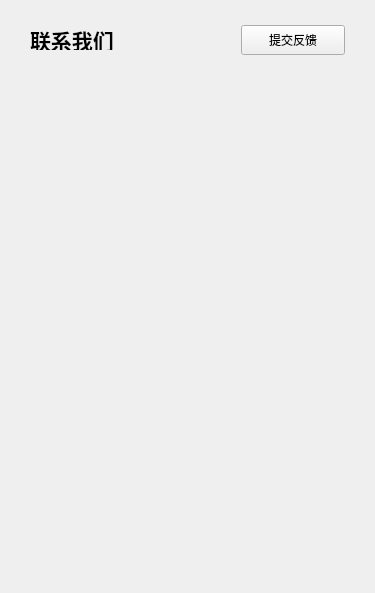
<?xml version="1.0" encoding="UTF-8"?>
<ui version="4.0">
 <class>FeedbackMainPage</class>
 <widget class="QWidget" name="FeedbackMainPage">
  <property name="geometry">
   <rect>
    <x>0</x>
    <y>0</y>
    <width>375</width>
    <height>593</height>
   </rect>
  </property>
  <property name="minimumSize">
   <size>
    <width>375</width>
    <height>536</height>
   </size>
  </property>
  <property name="windowTitle">
   <string>Form</string>
  </property>
  <property name="styleSheet">
   <string notr="true"/>
  </property>
  <layout class="QGridLayout" name="gridLayout">
   <property name="leftMargin">
    <number>0</number>
   </property>
   <property name="topMargin">
    <number>25</number>
   </property>
   <property name="rightMargin">
    <number>0</number>
   </property>
   <property name="bottomMargin">
    <number>12</number>
   </property>
   <property name="spacing">
    <number>0</number>
   </property>
   <item row="0" column="0">
    <widget class="QWidget" name="widget" native="true">
     <property name="sizePolicy">
      <sizepolicy hsizetype="Preferred" vsizetype="Expanding">
       <horstretch>0</horstretch>
       <verstretch>0</verstretch>
      </sizepolicy>
     </property>
     <property name="minimumSize">
      <size>
       <width>375</width>
       <height>499</height>
      </size>
     </property>
     <property name="styleSheet">
      <string notr="true"/>
     </property>
     <layout class="QVBoxLayout" name="verticalLayout_3">
      <property name="spacing">
       <number>10</number>
      </property>
      <property name="leftMargin">
       <number>0</number>
      </property>
      <property name="topMargin">
       <number>0</number>
      </property>
      <property name="rightMargin">
       <number>0</number>
      </property>
      <property name="bottomMargin">
       <number>0</number>
      </property>
      <item>
       <widget class="QWidget" name="widget_for_title" native="true">
        <property name="minimumSize">
         <size>
          <width>0</width>
          <height>30</height>
         </size>
        </property>
        <layout class="QHBoxLayout" name="horizontalLayout_2">
         <property name="spacing">
          <number>0</number>
         </property>
         <property name="leftMargin">
          <number>0</number>
         </property>
         <property name="topMargin">
          <number>0</number>
         </property>
         <property name="rightMargin">
          <number>0</number>
         </property>
         <property name="bottomMargin">
          <number>0</number>
         </property>
         <item>
          <spacer name="horizontalSpacer_4">
           <property name="orientation">
            <enum>Qt::Horizontal</enum>
           </property>
           <property name="sizeType">
            <enum>QSizePolicy::Fixed</enum>
           </property>
           <property name="sizeHint" stdset="0">
            <size>
             <width>30</width>
             <height>20</height>
            </size>
           </property>
          </spacer>
         </item>
         <item>
          <widget class="QLabel" name="label_title">
           <property name="sizePolicy">
            <sizepolicy hsizetype="Preferred" vsizetype="Preferred">
             <horstretch>0</horstretch>
             <verstretch>0</verstretch>
            </sizepolicy>
           </property>
           <property name="minimumSize">
            <size>
             <width>64</width>
             <height>20</height>
            </size>
           </property>
           <property name="maximumSize">
            <size>
             <width>16777215</width>
             <height>20</height>
            </size>
           </property>
           <property name="font">
            <font>
             <pointsize>16</pointsize>
             <bold>true</bold>
            </font>
           </property>
           <property name="styleSheet">
            <string notr="true"/>
           </property>
           <property name="text">
            <string>联系我们</string>
           </property>
           <property name="margin">
            <number>0</number>
           </property>
          </widget>
         </item>
         <item>
          <spacer name="horizontalSpacer">
           <property name="orientation">
            <enum>Qt::Horizontal</enum>
           </property>
           <property name="sizeType">
            <enum>QSizePolicy::Fixed</enum>
           </property>
           <property name="sizeHint" stdset="0">
            <size>
             <width>5</width>
             <height>20</height>
            </size>
           </property>
          </spacer>
         </item>
         <item>
          <widget class="QPushButton" name="pBn_submit">
           <property name="minimumSize">
            <size>
             <width>104</width>
             <height>30</height>
            </size>
           </property>
           <property name="maximumSize">
            <size>
             <width>69</width>
             <height>30</height>
            </size>
           </property>
           <property name="styleSheet">
            <string notr="true"/>
           </property>
           <property name="text">
            <string>提交反馈</string>
           </property>
          </widget>
         </item>
         <item>
          <spacer name="horizontalSpacer_5">
           <property name="orientation">
            <enum>Qt::Horizontal</enum>
           </property>
           <property name="sizeType">
            <enum>QSizePolicy::Fixed</enum>
           </property>
           <property name="sizeHint" stdset="0">
            <size>
             <width>30</width>
             <height>20</height>
            </size>
           </property>
          </spacer>
         </item>
        </layout>
       </widget>
      </item>
      <item>
       <widget class="QStackedWidget" name="stackedWidget">
        <property name="currentIndex">
         <number>0</number>
        </property>
        <widget class="QWidget" name="page_1">
         <layout class="QVBoxLayout" name="verticalLayout_2">
          <property name="spacing">
           <number>0</number>
          </property>
          <property name="leftMargin">
           <number>0</number>
          </property>
          <property name="topMargin">
           <number>0</number>
          </property>
          <property name="rightMargin">
           <number>0</number>
          </property>
          <property name="bottomMargin">
           <number>0</number>
          </property>
          <item>
           <widget class="QWidget" name="widget_detailed_info" native="true">
            <layout class="QGridLayout" name="gridLayout_2">
             <property name="leftMargin">
              <number>0</number>
             </property>
             <property name="topMargin">
              <number>0</number>
             </property>
             <property name="rightMargin">
              <number>0</number>
             </property>
             <property name="bottomMargin">
              <number>0</number>
             </property>
             <property name="spacing">
              <number>0</number>
             </property>
            </layout>
           </widget>
          </item>
         </layout>
        </widget>
       </widget>
      </item>
     </layout>
    </widget>
   </item>
  </layout>
 </widget>
 <resources/>
 <connections/>
</ui>
